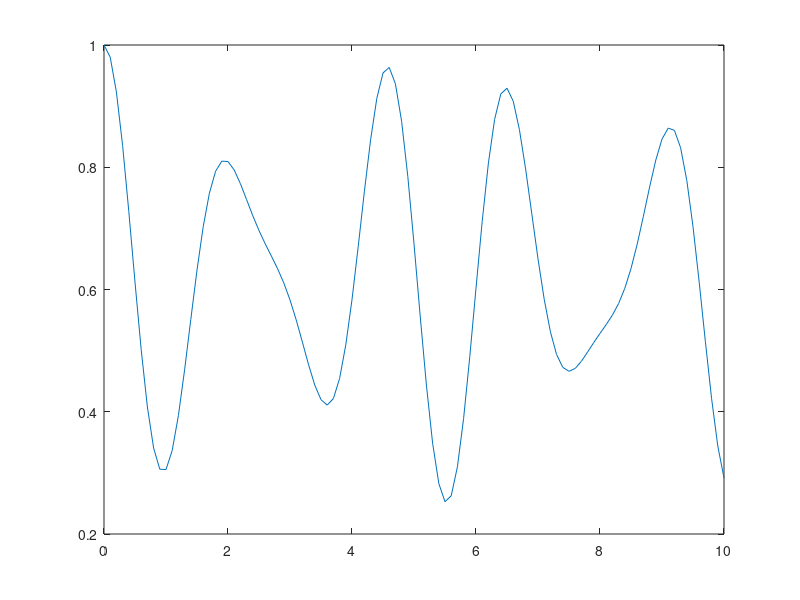

Write MATLAB code to recreate this figure.
%给定任意单粒子态求时间演化
J = 1;
U = 0;
% global dt L phi0

L = 8;
dt = 0.1;

H1 = zeros(L,L);
for i = 1:L-1
    H1(i,i+1) = -J;
    H1(i+1,i) = -J;
    H1(i,i) = -U;
end

H1(L,1) = -J;
H1(1,L) = -J;
H1(L,L) = -U;

[V,D] = eig(H1);

H2 = zeros(L,L);
k = zeros(1,L);
temp = zeros(1,L);

for i = 1:L
    k(i) = 2*pi*i/L;
    temp(i) = -2*J*cos(k(i))-U;
end

for i = 1:L
    for j = i:L
        if (temp(i)>temp(j))
            tem = temp(i);
            temp(i) = temp(j);
            temp(j) = tem;
            tem = k(i);
            k(i) = k(j);
            k(j) = tem;
        end
    end
end

% syms tt
t = 0:dt:10;
% G = zeros(L,L);

% phi0 = [1 0 1 0 1 0 1 0]';
phi0 = [1 0 1 0 1 0 1 0];

len = length(t);
num = zeros(L,len);

% figure;
% bart = bar(abs(num(:,1)));
% axis([0 9 0 3])

G = zeros(L,L);
for i = 1:L
    G(i,i) = phi0(i);
    num(i,1) = G(i,i);
end

for n = 2:len
    trans = expm(-1i*H1*dt);
    G = trans*G*trans';
    
    for i = 1:L
        num(i,n) = G(i,i);
    end
    
%     set(bart,'Ydata',abs(num(:,n)));
%     drawnow
%     pause(0.05)
end

figure;
plot(t,abs(num(1,:)));
